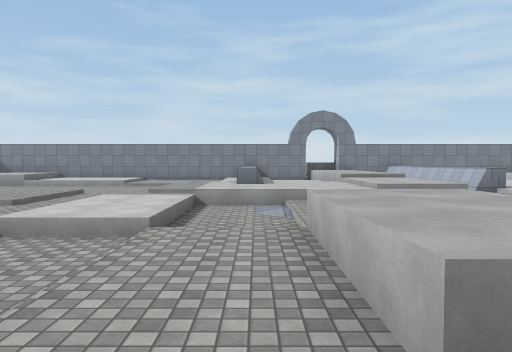
View 1 (above)

16 first-person views from a walk through a Unity game level. The camera is 1.3 m above the floor, tilts 2° down and sees 70° across. The floor is counted in squares, 2 m on a side. Each view is taken from the middle of a square. On the plan, view 1 faces up. The plan holds only what a view shows up to about 11 squares ahead; the rest is blank. The place goes on beyond the plan. Surface patterns are stand-ins for the level's own textures.

View 2
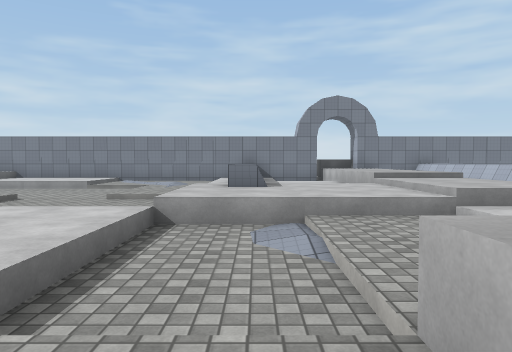

View 3
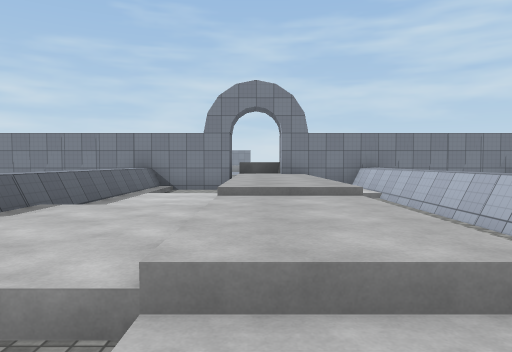

View 4
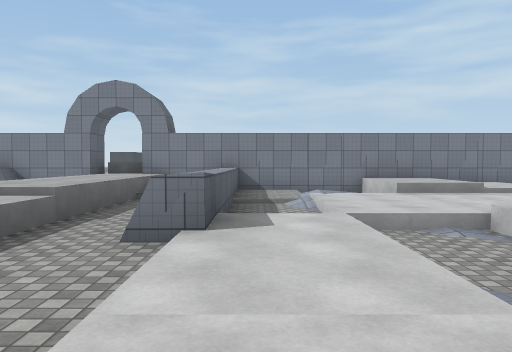

View 5
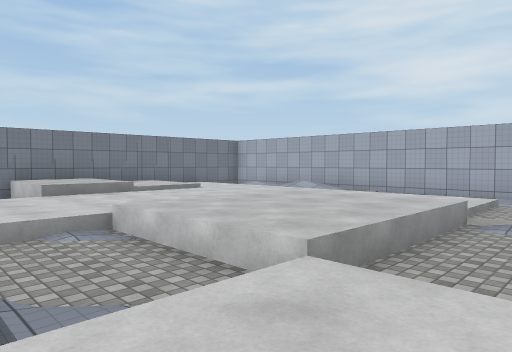

View 6
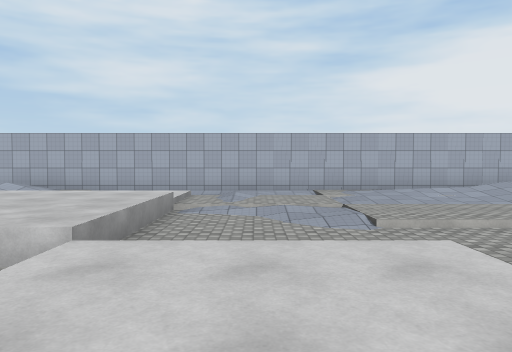

View 7
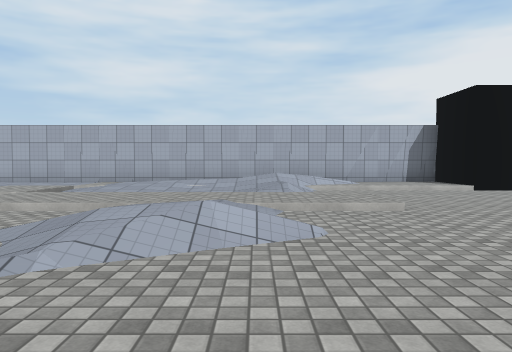

View 8
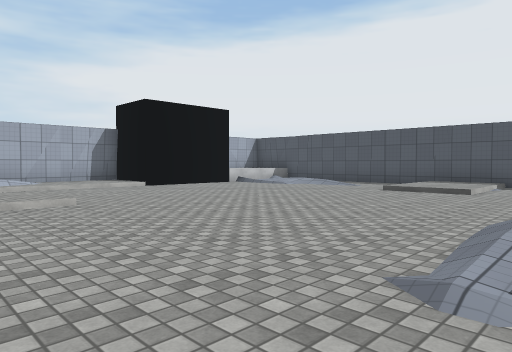

View 9
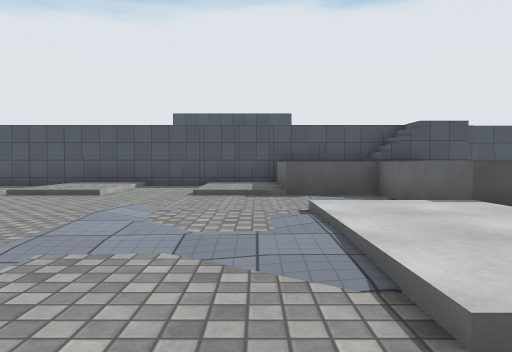

View 10
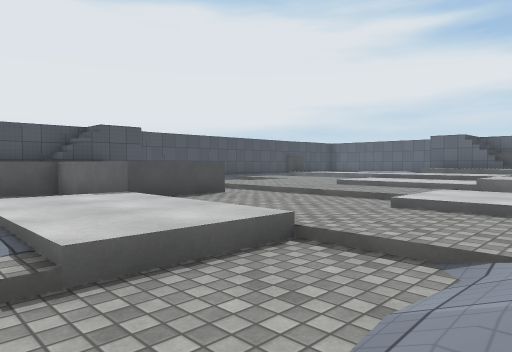

View 11
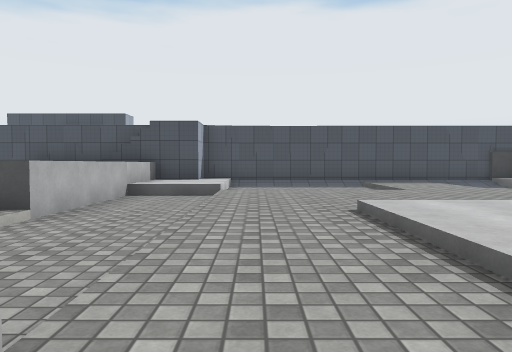

View 12
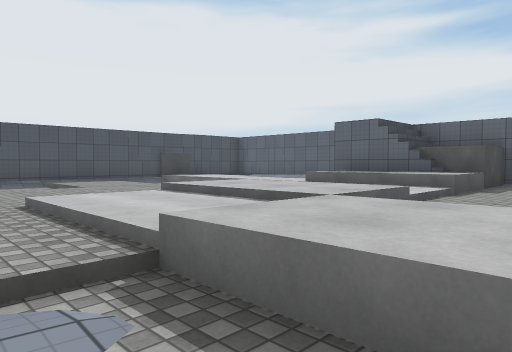

View 13
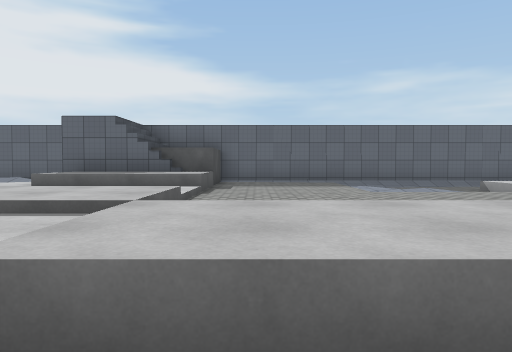

View 14
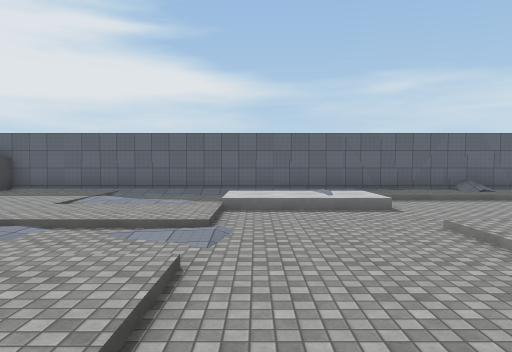

View 15
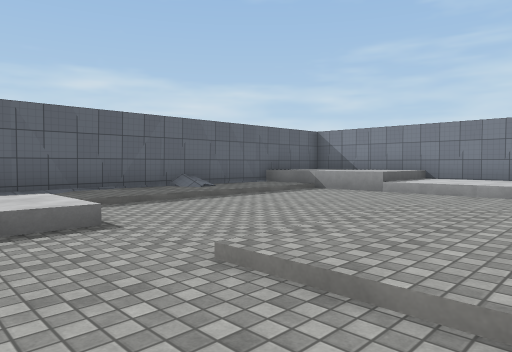

View 16
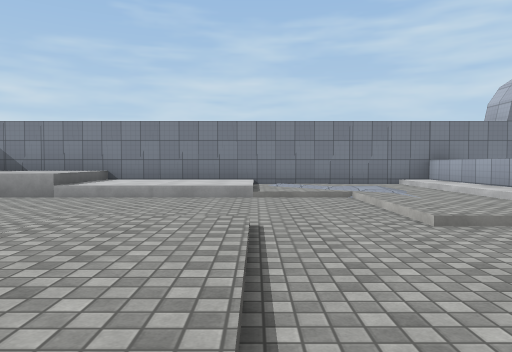

### Floor plan
Key: @ floor where view 1 was taken; # wall or solid block; x gap in a wall; . main floor; : floor 0.25 m higher than the main floor; + floor 0.5 m higher than the main floor; * floor 0.75 m higher than the main floor; % floor 1 m higher than the main floor; & floor 1.25 m higher than the main floor; / step, stairs or slope; = window, fence, low wall or low ledge; ^ raised ledge.
Columns run from 13 left of view 1 to 18 right of it. Each row starts with its distance up from view 1.
 17  ##############x ###########
 16   %%/+++/:::+^::&& ^:/ =%///
 15   %%/+++//::+^::&& ^:/ /%///
 14 #=%%///////:+^//&&/^//+//////
 13 #::......./:+^++&&:^./+++++++//#
 12 #::......./:+^++&&:^./+++++++//#
 11 #//......./:+^++&&:^./+++++++//#
 10 #::.../:/...*^**%%:^+/..***/+. #
  9 #::.../:/...****%%::+/..***/+. #
  8 #::.../:/...****%%::+/./***/+./#
  7 #:/+/...../+..::++ :+++/...////#
  6 #/ +/...../+..: +   +++/...///:#
  5 #..+/...../+..:      ++/..:::.:#
  4 #/..///.///.::^^      .../://::#
  3 #/.:/:/./: .::^^        ./:/:::#
  2 #////:/.   .::^^      .///:/// #
  1 #//:/:/ =/  //^      ..//::/:/ #
  0 #:::::/ =*.. @ ://...../////// #
 -1 #:::::/ =*..++::.........//////#
 -2 ###==/===/////::////.....///.//#
 -3  #^%/ /*///:..::++:/.........::#
 -4  ##%/ /*///:..::++://........::#
 -5   #// /////:..::////.........::#
 -6    //  :::::..^^ /./.........###
 -7 #  //  :::::..^^ ...........
 -8 #  // /:::::..^^...........
 -9       /:/   ++^^^^::./:/..
-10      ./:/...++^  ^::./:/./
-11     /./:/...+##^ ^::./:/..
-12     ######################

Positions as (right, up) in squares from view 1, and headings:
1: (0, 0), facing up
2: (0, 3), facing up
3: (3, 6), facing up
4: (7, 6), facing up
5: (8, 6), facing up-right
6: (7, 6), facing right
7: (7, 0), facing right
8: (6, 0), facing down-right
9: (5, -1), facing down
10: (5, 0), facing down-left
11: (-2, -1), facing down
12: (-2, 0), facing down-left
13: (-2, -1), facing left
14: (-2, 5), facing left
15: (-5, 6), facing up-left
16: (-5, 7), facing up
